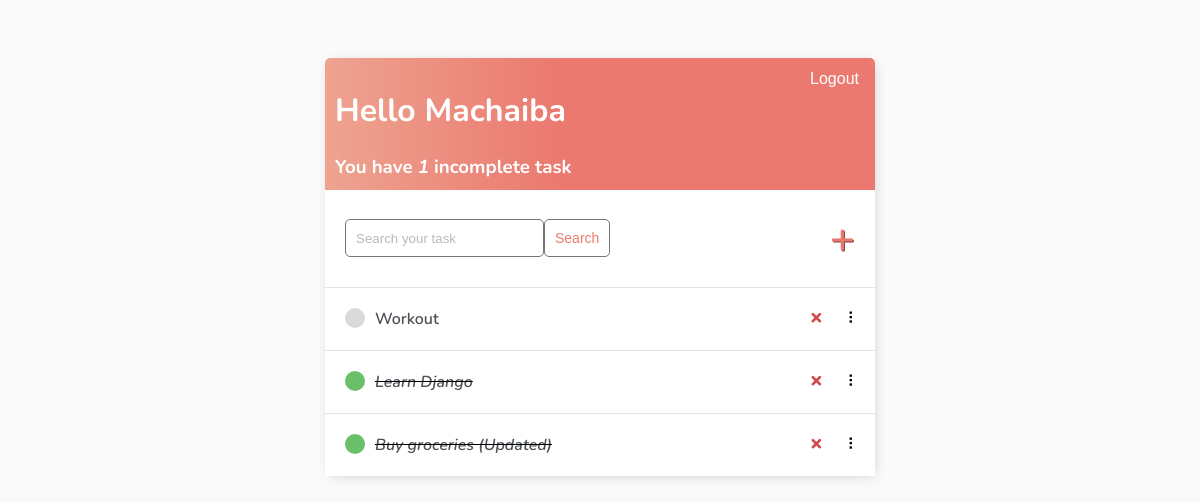
Page / (signed in) on the earlier database version.
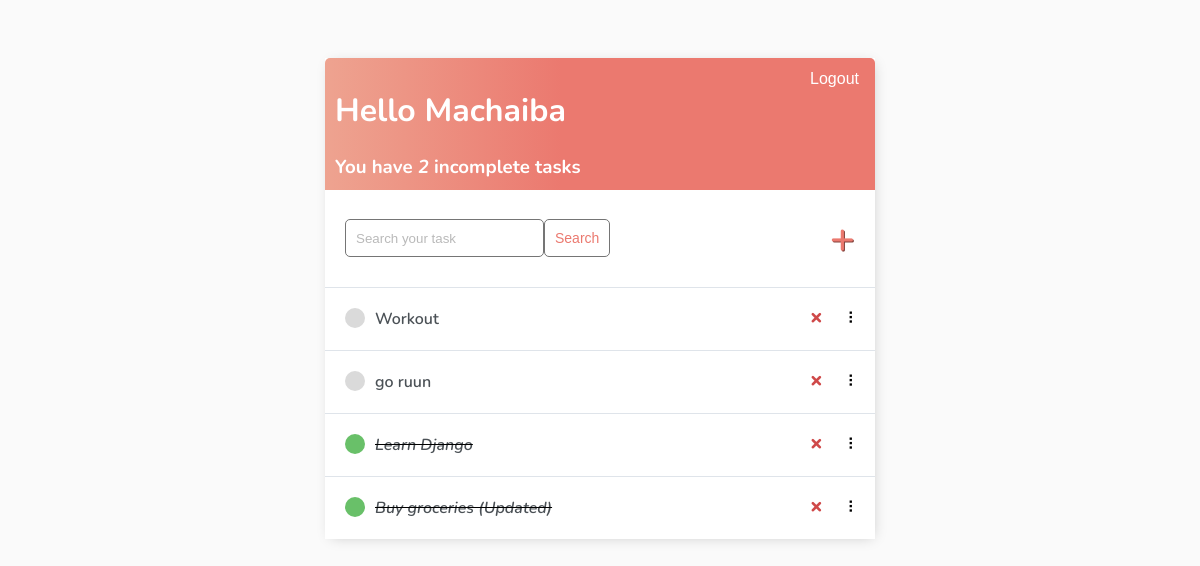
Same page on the later database version.
### base/models.py (models this page shows)
class   Task(models.Model):
    user = models.ForeignKey(User, on_delete=models.CASCADE, null=True, blank=True)
    title = models.CharField(max_length=200)
    description = models.TextField(null=True, blank=True)
    complete = models.BooleanField(default=False)
    created = models.DateTimeField(auto_now_add=True)
    def __str__(self):
        return self.title
    class   Meta:
        ordering = ['complete']

### base/views.py (the view)
# urls.py: path('', TaskList.as_view(), name="tasklist"),
class   TaskList(LoginRequiredMixin, ListView):
    model = Task
    context_object_name = 'tasks'
    def get_context_data(self, **kwargs):
        context = super().get_context_data(**kwargs)
        context['tasks'] = context['tasks'].filter(user=self.request.user)
        context['count'] = context['tasks'].filter(complete=False).count()
        search_input = self.request.GET.get('search-area') or ''
        if search_input:
            context['tasks'] = context['tasks'].filter(title__startswith=search_input)
        context['search_input'] = search_input
        return context

### base/templates/base/task_list.html (shortened to what this page needs)
{% extends 'base/base.html' %} {% block content %}
<div class="header-bar">
    <div>
        <h1>Hello {{request.user|title}}</h1>
        <h3 style="margin:0">You have <i>{{count}}</i> incomplete task{{ count|pluralize:"s" }}</h3>
    </div>
    {% if request.user.is_authenticated %}
    <form method="POST" action="{% url 'logout' %}">
        <button type="submit" style="background-color: transparent; border: none; color: white; cursor: pointer; font-size: 16px;">
            Logout
        </button>
    </form>
    {% else %}
    <a href="{% url 'login' %}">Login</a> {% endif %}
</div>
<div id="search-add-wrapper">
    <form method="GET" style="display: flex;">
        <input type='text' name='search-area' placeholder="Search your task" value="{{search_input}}">
        <input class="button" type="submit" value='Search'>
    </form>
    {% if tasks|length > 0 %}
    <a id="add-link" href="{% url 'taskcreate' %}">&#x2b;</a>
    {% endif %}
</div>
<div id="tasklist" class="task-items-wrapper">
    {% for task in tasks %}
    <div class="task-wrapper" data-position="{{task.pk}}">
        <div class="task-title">
            {% if task.complete %}
            <div class="task-complete-icon"></div>
            <i><s><a href="{% url 'taskupdate' task.id %}">{{task}}</a></s></i> {% else %}
            <div class="task-incomplete-icon"></div>
            <a href="{% url 'taskupdate' task.id %}">{{task}}</a> {% endif %}
        </div>
        <div class="task-controls">
            <a class="delete-link" href="{% url 'taskdelete' task.id %}">&#215;</a>
            <span class="handle">&nbsp;&#10247;</span>
        </div>
    </div>
    {% empty %}
    <div style="text-align: center; padding-bottom: 10px; line-height: 1em;">
        <h3>No new tasks are created.</h3>
        <h3>Create a <a style="text-decoration: none; color: #e53935;" href="{% url 'taskcreate' %}">New task</a> ! </h3>
    </div>
    {% endfor %}
</div>
{% endblock content %}

Differences in the rows shown:
added Task: title "go ruun"
Other differences:
{{ count }}: "1" → "2"
